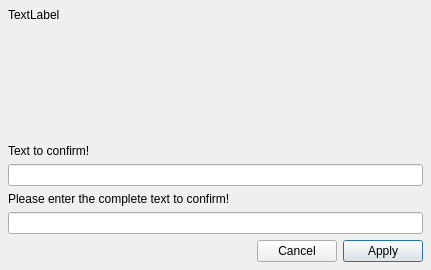
<?xml version="1.0" encoding="UTF-8"?>
<ui version="4.0">
 <class>ExactMatchConfirmDialog</class>
 <widget class="QDialog" name="ExactMatchConfirmDialog">
  <property name="geometry">
   <rect>
    <x>0</x>
    <y>0</y>
    <width>431</width>
    <height>270</height>
   </rect>
  </property>
  <property name="windowTitle">
   <string>Confirm</string>
  </property>
  <layout class="QGridLayout" name="gridLayout">
   <property name="leftMargin">
    <number>8</number>
   </property>
   <property name="topMargin">
    <number>8</number>
   </property>
   <property name="rightMargin">
    <number>8</number>
   </property>
   <property name="bottomMargin">
    <number>8</number>
   </property>
   <property name="verticalSpacing">
    <number>-1</number>
   </property>
   <item row="0" column="0" colspan="3">
    <widget class="QLabel" name="label">
     <property name="sizePolicy">
      <sizepolicy hsizetype="Expanding" vsizetype="Preferred">
       <horstretch>0</horstretch>
       <verstretch>0</verstretch>
      </sizepolicy>
     </property>
     <property name="text">
      <string>TextLabel</string>
     </property>
     <property name="wordWrap">
      <bool>true</bool>
     </property>
    </widget>
   </item>
   <item row="5" column="0" colspan="3">
    <widget class="QLineEdit" name="lineEditInput"/>
   </item>
   <item row="3" column="0" colspan="3">
    <widget class="QLineEdit" name="lineEditMatchText">
     <property name="readOnly">
      <bool>true</bool>
     </property>
    </widget>
   </item>
   <item row="4" column="0" colspan="3">
    <widget class="QLabel" name="label_2">
     <property name="sizePolicy">
      <sizepolicy hsizetype="Preferred" vsizetype="Fixed">
       <horstretch>0</horstretch>
       <verstretch>0</verstretch>
      </sizepolicy>
     </property>
     <property name="text">
      <string>Please enter the complete text to confirm!</string>
     </property>
    </widget>
   </item>
   <item row="1" column="0" colspan="3">
    <spacer name="verticalSpacer">
     <property name="orientation">
      <enum>Qt::Orientation::Vertical</enum>
     </property>
     <property name="sizeHint" stdset="0">
      <size>
       <width>20</width>
       <height>40</height>
      </size>
     </property>
    </spacer>
   </item>
   <item row="6" column="0">
    <spacer name="horizontalSpacer">
     <property name="orientation">
      <enum>Qt::Orientation::Horizontal</enum>
     </property>
     <property name="sizeHint" stdset="0">
      <size>
       <width>242</width>
       <height>20</height>
      </size>
     </property>
    </spacer>
   </item>
   <item row="6" column="2">
    <widget class="QPushButton" name="pBtnApply">
     <property name="text">
      <string>Apply</string>
     </property>
    </widget>
   </item>
   <item row="6" column="1">
    <widget class="QPushButton" name="pBtnCancel">
     <property name="text">
      <string>Cancel</string>
     </property>
    </widget>
   </item>
   <item row="2" column="0" colspan="3">
    <widget class="QLabel" name="label_3">
     <property name="text">
      <string>Text to confirm!</string>
     </property>
    </widget>
   </item>
  </layout>
 </widget>
 <tabstops>
  <tabstop>lineEditInput</tabstop>
  <tabstop>pBtnApply</tabstop>
  <tabstop>pBtnCancel</tabstop>
  <tabstop>lineEditMatchText</tabstop>
 </tabstops>
 <resources/>
 <connections/>
</ui>
